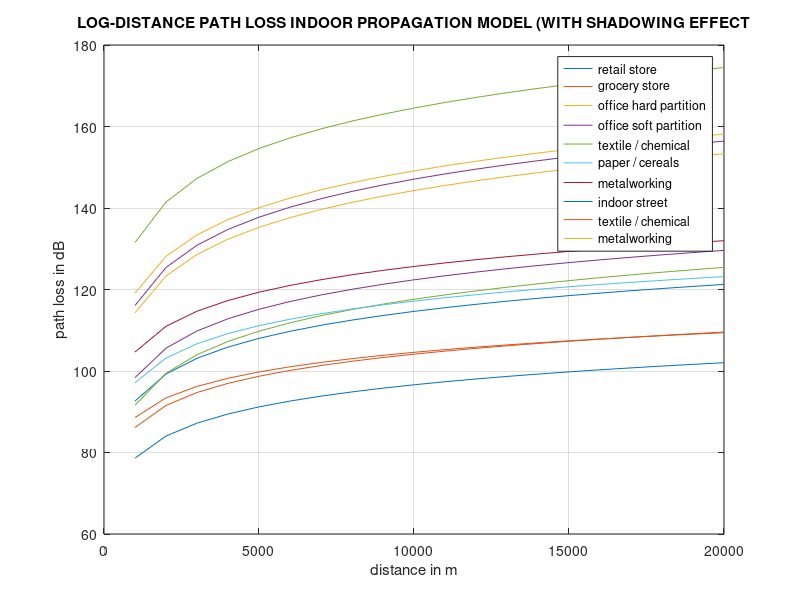

The MATLAB source for this figure:
clc
clear all;
close all;
d0=input('enter the reference distance:');
d=1000:1000:20000;
n= [2.2 1.8 3.0 2.4 2.6 2.0 2.1 1.8 1.6 3.0 3.1 3.3];
f= [914 914 1500 900 1900 1300 4000 1300 1300 900 4000 1300];
sigma= [8.7 5.2 7.0 9.6 14.1 3.0 7.0 6.0 5.8 7.0 9.7 6.8];
 
for i=1:12
    lambda(i)=3e8/(f(i)*10^6);
    PL_d0(i)=-10*log10((lambda(i)^2)/((4*pi*d0)^2));
    X(i)=sigma(i)*randn(size(PL_d0(i)));
    disp(randn(size(PL_d0(i))));
end
for i=1:12
for j=1:20
PL(i,j)=PL_d0(i)+10*n(i)*log10(d(j)/d0)+X(i);
end
end
 
%DISTANCE VS PATH LOSS
 
plot (d,PL);
legend ('retail store', 'grocery store', 'office hard partition', 'office soft partition', 'textile / chemical', 'paper / cereals', 'metalworking', 'indoor street', 'textile / chemical', 'metalworking');
xlabel ('distance in m');
ylabel ('path loss in dB');
title ('LOG-DISTANCE PATH LOSS INDOOR PROPAGATION MODEL (WITH SHADOWING EFFECT');
grid on;